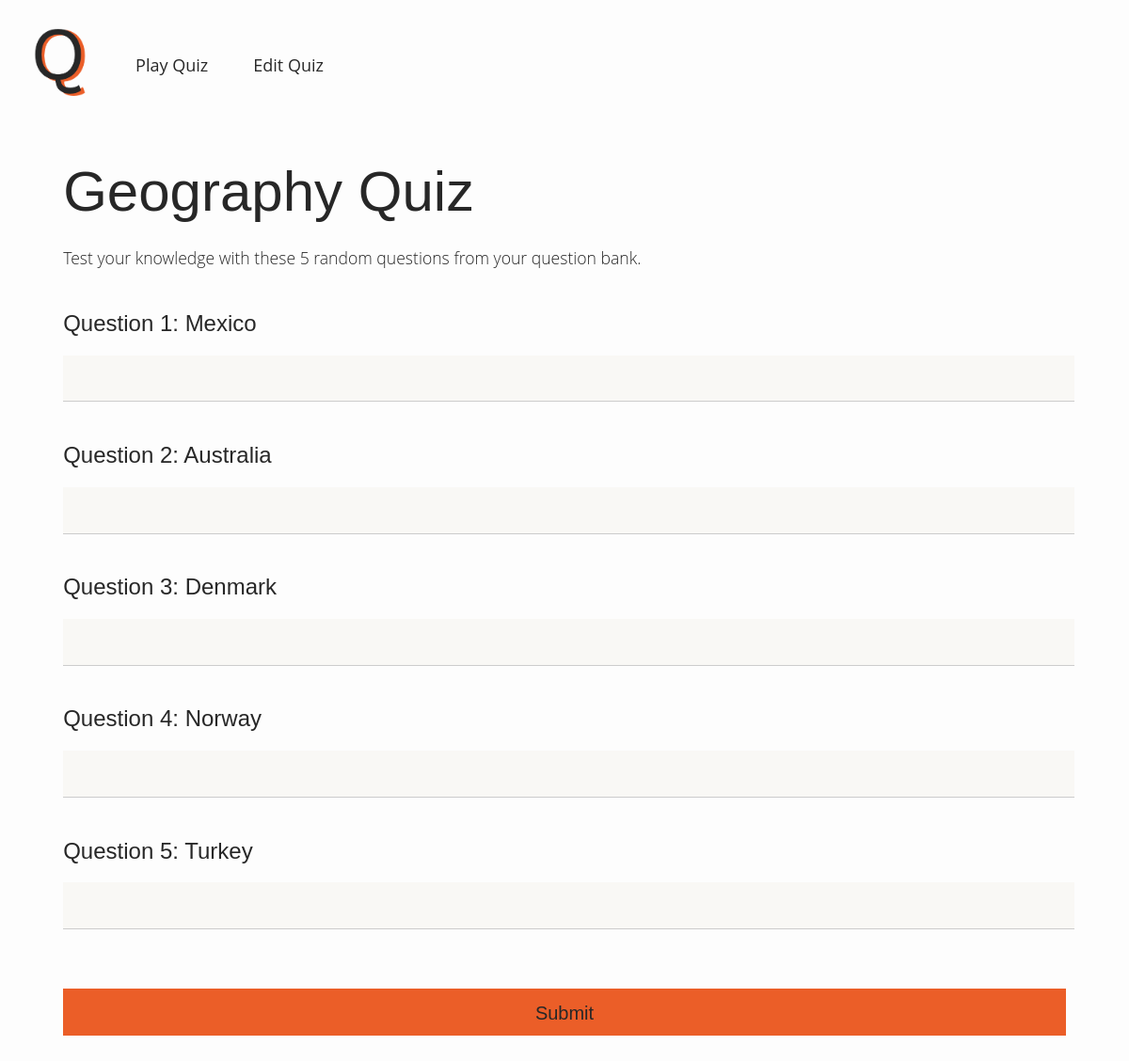
The page / on the database its author committed.
### app/models.py (models this page shows, shortened)
class Question(db.Model):
    id = db.Column(db.Integer, primary_key=True)
    question = db.Column(db.String(120), index=True, unique=False)
    answer = db.Column(db.String(120), index=True, unique=False)

### app/routes.py (the view)
@app.route("/", methods=["GET"])
def quiz():
	questions = Question.query.all()
	quiz_list = random.sample(questions, 5)
	ordered_quiz_list = sorted(quiz_list, key=lambda x: x.id)
	return render_template("main.html", questions=ordered_quiz_list)

### app/templates/main.html (shortened to what this page needs)
{% extends "base.html" %}
{% block body %}
<div class="quiz">
	<h1>Geography Quiz</h1>
	<p class="tagline">Test your knowledge with these 5 random questions from your question bank.</p>
	<div id="quiz-body">
		<form action="{{ url_for('show_result') }}" method="POST">
			{% for question in questions %}
				<h2>Question {{ loop.index }}: {{ question.question }}</h2>
				<input type="text" name="{{ question.id }}" autocomplete="off">
				<br>
			{% endfor %}
			<input type="submit" value="Submit">
		</form>
	</div>
</div>
{% endblock %}

### app/static/css/main.css (style rules this page uses)
body { align-items: left; background-color: #FDFDFD; }
h1 { font-family: Work Sans, sans-serif; font-weight: 300; font-size: 3.75em; margin-bottom: 0.4em; color: #272727; }
h2 { font-family: Work Sans, sans-serif; font-weight: 500; font-size: 1.5em; color: #272727; }
p { font-family: Open Sans, sans-serif; margin-bottom: 0px; font-size: 1.1em; font-weight: 300; color: #272727; }
input { width: 100%; margin-bottom: 1.3em; }
input[type="text"], textarea { background-color: #F9F8F5; border: none; border-bottom: 1px solid #cccccc; height: 1.75em; font-family: Open Sans, sans-serif; padding: 0.5em 0em 0.5em 0.5em; font-size: 1.1em; font-weight: 300; }
input[type="submit"], textarea, button { background-color: #EB5E28; border: none; padding: 0.75em; height: 2.5em; margin-top: 2em; font-family: Work Sans, sans-serif; font-weight: 400; font-size: 1.25em; text-decoration: none; color: #272727; }
.quiz { margin-left: 5%; margin-right: 5%; }
.tagline { margin-bottom: 2.5em; }

### rows shown on the page
Question: question "Mexico"
Question: question "Australia"
Question: question "Denmark"
Question: question "Norway"
Question: question "Turkey"
